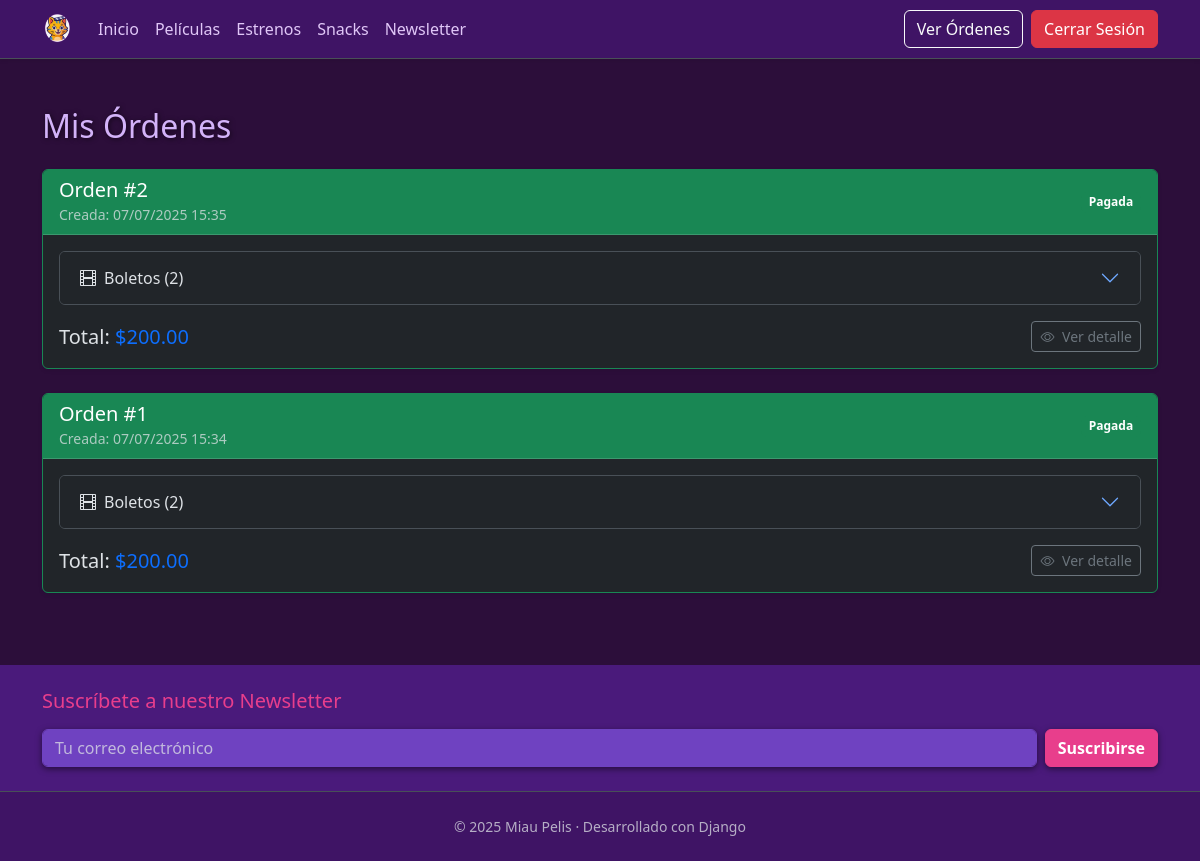
The app's page /orders/ (signed in), older data.
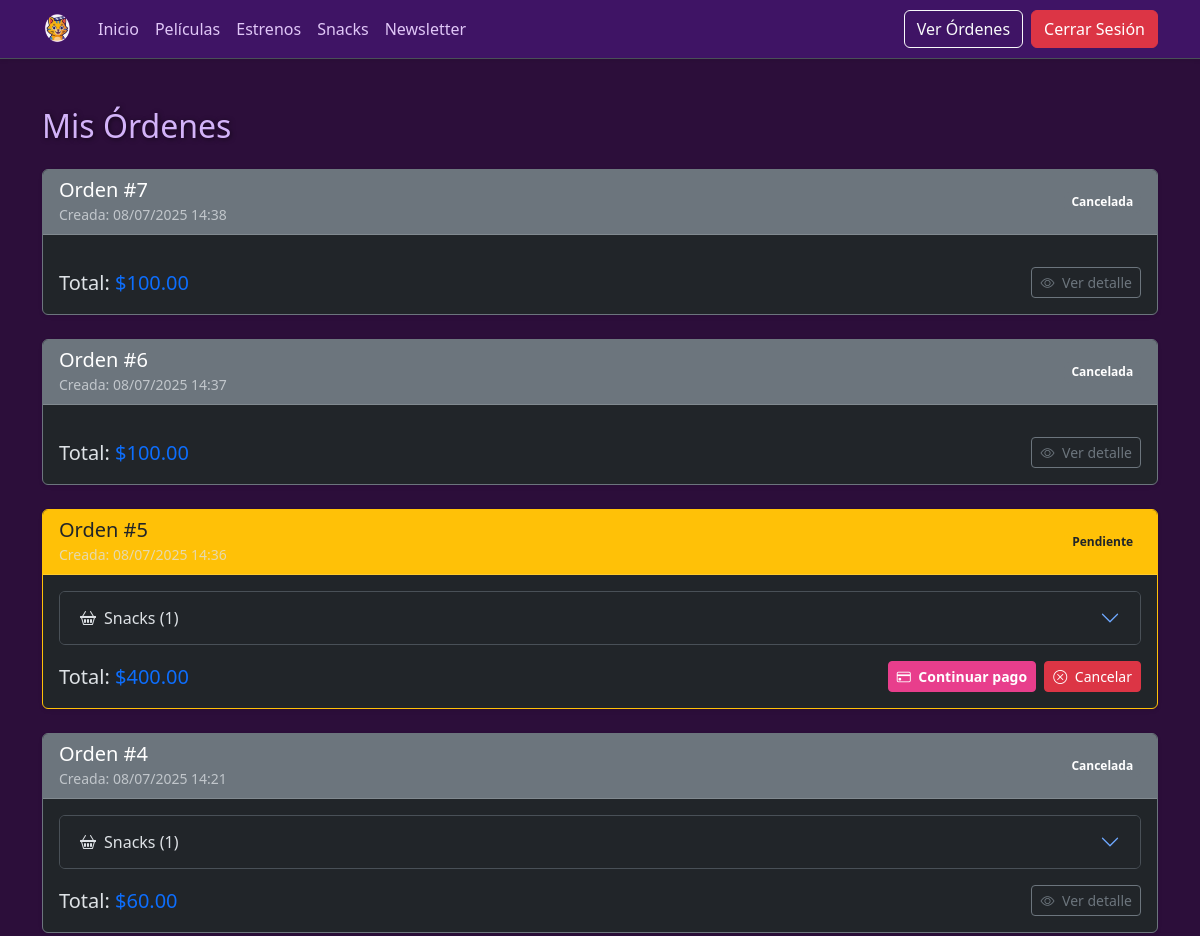
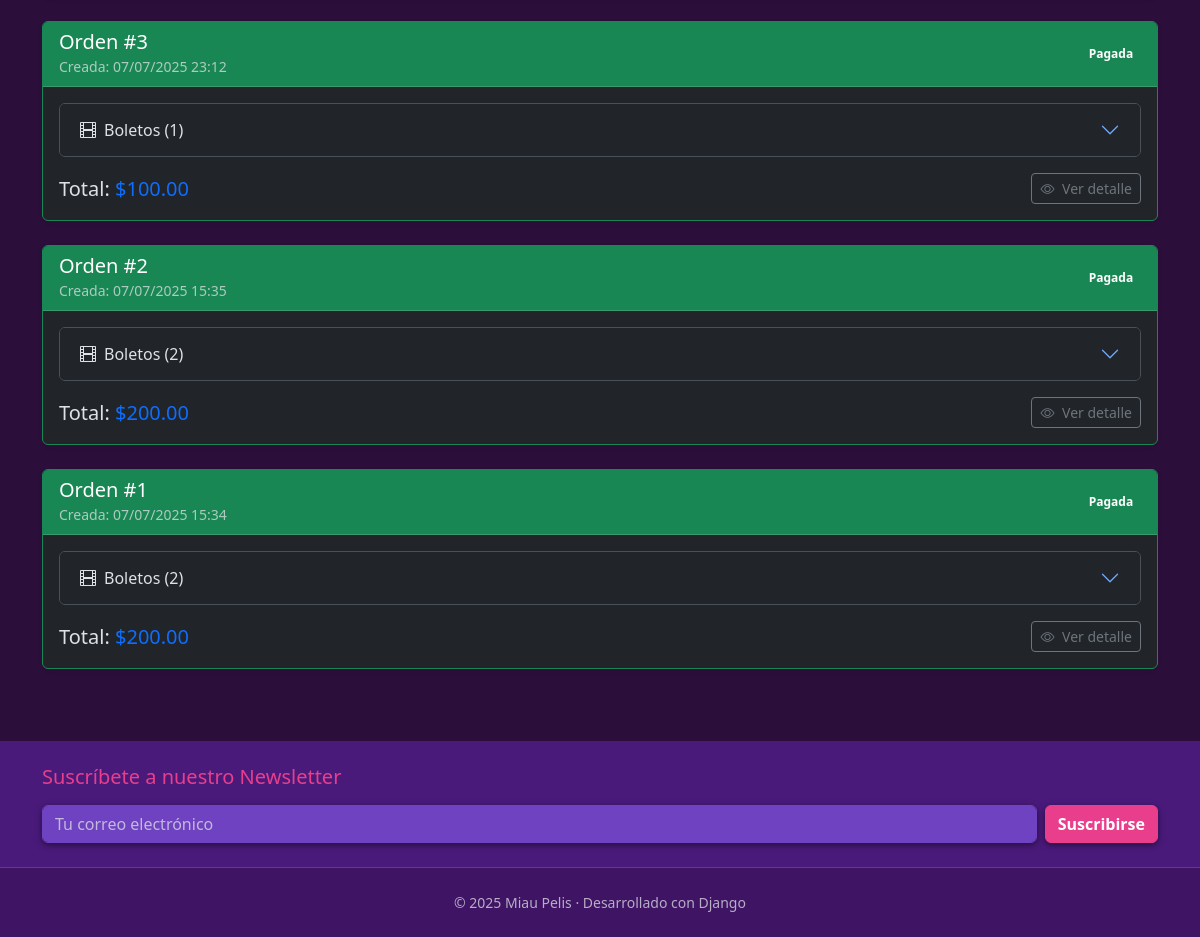
The same page, newer data (2 pictures, top to bottom).
### cinema/models.py (models this page shows, shortened)
class TimeStampedModel(models.Model):
    created = models.DateTimeField(auto_now_add=True)
    updated = models.DateTimeField(auto_now=True)
    class Meta:
        abstract = True
        ordering = ('-created',)

class Order(TimeStampedModel):
    customer      = models.ForeignKey(Customer, on_delete=models.SET_NULL, null=True, related_name='orders')
    payment_method= models.CharField(max_length=3, choices=PaymentMethod.choices)
    total_amount  = models.DecimalField(max_digits=8, decimal_places=2)
    paid_at       = models.DateTimeField(null=True, blank=True)
    class Status(models.TextChoices):
        PENDING  = 'PEN', 'Pendiente'
        PAID     = 'PAI', 'Pagada'
        CANCELED = 'CAN', 'Cancelada'
    status        = models.CharField(max_length=3, choices=Status.choices, default=Status.PENDING)

### cinema/views.py (the view)
# urls.py: path('orders/', OrderListView.as_view(), name='orders_list'),
class OrderListView(LoginRequiredMixin, ListView):
   model = Order
   template_name = 'orders_list.html'
   context_object_name = 'orders'
   login_url = 'login'
   def get_queryset(self):
       customer, _ = Customer.objects.get_or_create(user=self.request.user)
       return Order.objects.filter(customer=customer).order_by('-created')

### cinema/models.py (called while the page is built)
    def line_total(self):
        return self.qty * self.price

### cinema/templates/orders_list.html (shortened to what this page needs)
{% extends "baseHome.html" %}
{% block content %}
 <h2 class="mb-4">Mis Órdenes</h2>
 {% if orders %}
   {% for order in orders %}
     <div class="card mb-4 shadow-sm
         {% if order.status == 'PAI' %}border-success
         {% elif order.status == 'PEN' %}border-warning
         {% else %}border-secondary{% endif %}">
       <div class="card-header d-flex justify-content-between align-items-center
           {% if order.status == 'PAI' %}bg-success text-white
           {% elif order.status == 'PEN' %}bg-warning text-dark
           {% else %}bg-secondary text-white{% endif %}">
         <div>
           <h5 class="mb-0">Orden #{{ order.id }}</h5>
           <small class="text-muted">
             Creada: {{ order.created|date:"d/m/Y H:i" }}
           </small>
         </div>
         <span class="badge
             {% if order.status == 'PAI' %}bg-success
             {% elif order.status == 'PEN' %}bg-warning text-dark
             {% else %}bg-secondary{% endif %}">
           {% if order.status == 'PAI' %}Pagada
           {% elif order.status == 'PEN' %}Pendiente
           {% else %}Cancelada{% endif %}
         </span>
       </div>
       <div class="card-body">
         <div class="accordion" id="accordion-{{ order.id }}">
           {% if order.order_tickets.count %}
           <div class="accordion-item">
             <h2 class="accordion-header" id="heading-T{{ order.id }}">
               <button class="accordion-button collapsed" type="button"
                       data-bs-toggle="collapse"
                       data-bs-target="#collapse-T{{ order.id }}"
                       aria-expanded="false"
                       aria-controls="collapse-T{{ order.id }}">
                 <i class="bi bi-film me-2"></i> Boletos ({{ order.order_tickets.count }})
               </button>
             </h2>
           </div>
           {% endif %}
           {% if order.order_snacks.count %}
           <div class="accordion-item">
             <h2 class="accordion-header" id="heading-S{{ order.id }}">
               <button class="accordion-button collapsed" type="button"
                       data-bs-toggle="collapse"
                       data-bs-target="#collapse-S{{ order.id }}"
                       aria-expanded="false"
                       aria-controls="collapse-S{{ order.id }}">
                 <i class="bi bi-basket2 me-2"></i> Snacks ({{ order.order_snacks.count }})
               </button>
             </h2>
           </div>
           {% endif %}
         </div>
         <div class="d-flex justify-content-between align-items-center mt-3">
           <h5 class="mb-0">
             Total: <span class="text-primary">${{ order.total_amount|floatformat:2 }}</span>
           </h5>
           {% if order.status == 'PEN' %}
           <div class="d-flex gap-2">
             <a href="{% url 'order_confirm' order_id=order.id %}"
                class="btn btn-sm btn-primary">
               <i class="bi bi-credit-card me-1"></i> Continuar pago
             </a>
             <form method="post"
                   action="{% url 'order_cancel' order_id=order.id %}"
                   style="display:inline">
               <button type="submit"
                       class="btn btn-sm btn-danger"
                       onclick="return confirm('¿Seguro que cancelar la orden #{{ order.id }}?');">
                 <i class="bi bi-x-circle me-1"></i> Cancelar
               </button>
             </form>
           </div>
           {% else %}
             <a href="{% url 'order_success' order_id=order.id %}"
                class="btn btn-sm btn-outline-secondary">
               <i class="bi bi-eye me-1"></i> Ver detalle
             </a>
           {% endif %}
         </div>
       </div>
     </div>
   {% endfor %}
 {% else %}
   <div class="alert alert-info">
     No has realizado ninguna orden aún.
   </div>
 {% endif %}
{% endblock %}

### templates/baseHome.html (shortened to what this page needs)
{% load static %}
<!DOCTYPE html>
<html lang="es" data-bs-theme="dark">
<head>
  <link
    href="https://cdn.jsdelivr.net/npm/bootstrap@5.3.3/dist/css/bootstrap.min.css"
    rel="stylesheet"
  />
  <link
    href="https://cdn.jsdelivr.net/npm/bootstrap-icons@1.11.3/font/bootstrap-icons.css"
    rel="stylesheet"
  />
  <link href="{% static 'css/site.css' %}" rel="stylesheet" />
</head>
<body>
  <nav class="navbar navbar-expand-lg bg-dark border-bottom shadow-sm">
    <div class="container">
      <a
        class="navbar-brand fw-bold text-white d-flex align-items-center"
        href="{% url 'home' %}"
      >
        <img
          src="{% static 'css/img/logo_miau.png' %}"
          alt="Logo Miau Pelis"
          style="max-height: 32px"
        />
      </a>
      <div id="mainNav" class="collapse navbar-collapse">
        <ul class="navbar-nav me-auto mb-2 mb-lg-0">
          <li class="nav-item">
            <a class="nav-link" href="{% url 'home' %}">Inicio</a>
          </li>
          <li class="nav-item">
            <a class="nav-link" href="{% url 'peliculas' %}">Películas</a>
          </li>
          <li class="nav-item">
            <a class="nav-link" href="{% url 'estrenos' %}">Estrenos</a>
          </li>
          <li class="nav-item">
            <a class="nav-link" href="{% url 'snack_list' %}">Snacks</a>
          </li>
          <li class="nav-item">
            <a class="nav-link" href="{% url 'newsletter' %}">Newsletter</a>
          </li>
        </ul>
        <div class="d-flex gap-2">
          {% if user.is_authenticated %}
            <a href="{% url 'orders_list' %}" class="btn btn-outline-light">
              Ver Órdenes
            </a>
            <form action="{% url 'logout' %}" method="post" class="d-inline">
              <button type="submit" class="btn btn-danger">
                Cerrar Sesión
              </button>
            </form>
          {% endif %}
        </div>
      </div>
    </div>
  </nav>
  <main class="container py-5">{% block content %}{% endblock %}</main>
  <section class="bg-dark text-white py-4">
    <div class="container">
      <h5>Suscríbete a nuestro Newsletter</h5>
      <form
        action="{% url 'newsletter' %}"
        method="post"
        class="d-flex flex-wrap align-items-center gap-2 mt-3"
        novalidate
      >
        <input
          type="email"
          name="email"
          placeholder="Tu correo electrónico"
          class="form-control w-auto flex-grow-1"
          required
        />
        <button type="submit" class="btn btn-primary">Suscribirse</button>
      </form>
    </div>
  </section>
  <footer class="text-center py-4 border-top small text-muted">
    © {% now "Y" %} Miau Pelis · Desarrollado con Django
  </footer>
</body>
</html>

### static/css/site.css (style rules this page uses)
body { background-color: #2c0e3a; color: #e0c7f7; font-family: 'Segoe UI', Tahoma, Geneva, Verdana, sans-serif; }
h1, h2, h3, .display-3 { color: #d3b3f9; text-shadow: 1px 1px 5px rgba(0, 0, 0, 0.6); }
a { color: #e83e8c; text-decoration: none; }
.btn-primary { background-color: #e83e8c; border-color: #e83e8c; color: white; font-weight: 600; }
.navbar { background-color: #3f1465 !important; border-bottom: 2px solid #6f42c1; }
.navbar-brand, .nav-link { color: #e0c7f7 !important; }
footer { background-color: #3f1465; color: #d3b3f9; font-weight: 500; }
section.bg-dark.text-white { background-color: #4a1a7b !important; color: #e0c7f7 !important; }
section.bg-dark.text-white h5 { color: #e83e8c !important; }
section.bg-dark.text-white input, section.bg-dark.text-white button { box-shadow: 0 2px 6px rgba(0, 0, 0, 0.5); background-color: #6f42c1; border-color: #6f42c1; color: white; }
section.bg-dark.text-white button { background-color: #e83e8c; border-color: #e83e8c; color: white; }

Row changes from the older to the newer data that the page shows:
added Order: id "7", created "08/07/2025 14:38", status "Cancelada", total_amount "100.00"
added Order: id "6", created "08/07/2025 14:37", status "Cancelada", total_amount "100.00"
added Order: id "5", created "08/07/2025 14:36", status "Pendiente", order_snacks.count "1", total_amount "400.00"
added Order: id "4", created "08/07/2025 14:21", status "Cancelada", order_snacks.count "1", total_amount "60.00"
added Order: id "3", created "07/07/2025 23:12", status "Pagada", order_tickets.count "1", total_amount "100.00"
